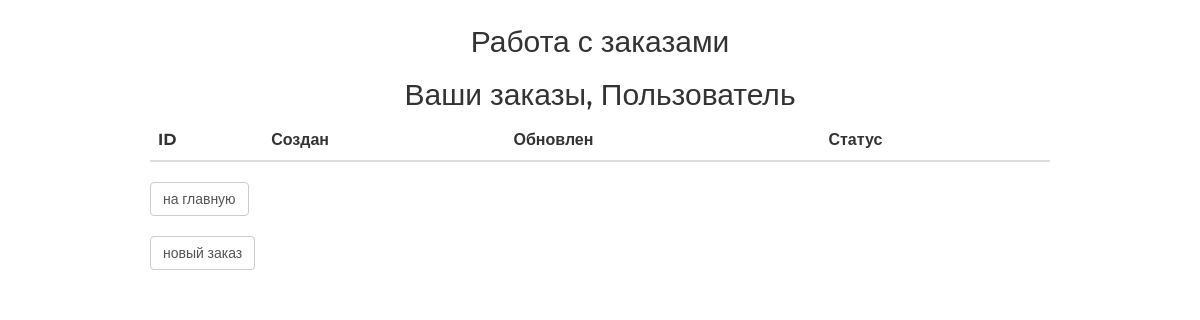
The app's page /orders/, older data.
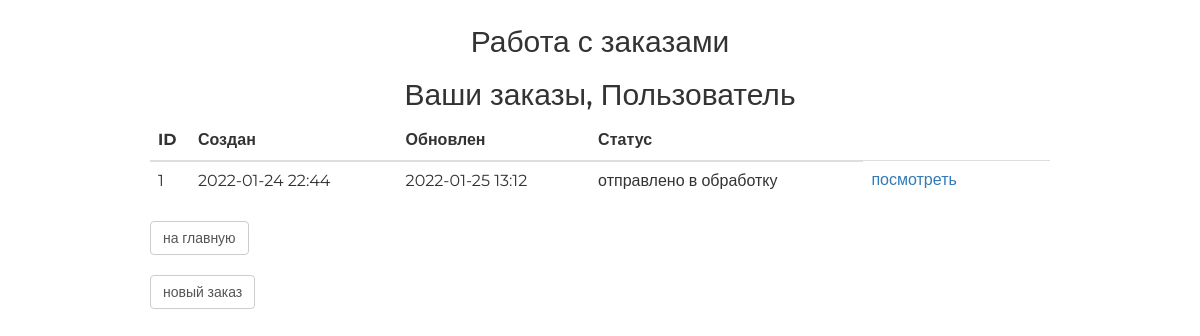
The same page, newer data.
### ordersapp/models.py (models this page shows, shortened)
class Order(models.Model):
    STATUS_FORMING = 'FM'
    STATUS_SENT_TO_PROCEED = 'STP'
    STATUS_PROCEEDED = 'PRD'
    STATUS_PAID = 'PD'
    STATUS_CANCELLED = 'CNL'
    STATUS_DONE = 'DN'
    STATUSES = (
        (STATUS_FORMING, 'формируется'),
        (STATUS_SENT_TO_PROCEED, 'отправлено в обработку'),
        (STATUS_PROCEEDED, 'обработано'),
        (STATUS_PAID, 'оплачено'),
        (STATUS_CANCELLED, 'отменено'),
        (STATUS_DONE, 'завершено')
    )
    user = models.ForeignKey(settings.AUTH_USER_MODEL, on_delete=models.CASCADE)
    status = models.CharField(choices=STATUSES, default=STATUS_FORMING, max_length=3)
    is_active = models.BooleanField(default=True)
    created_at = models.DateTimeField(auto_now_add=True)
    updated_at = models.DateTimeField(auto_now=True)
    class Meta:
        verbose_name = 'заказ'
        verbose_name_plural = 'заказы'

### ordersapp/views.py (the view)
# urls.py: path('', ordersapp.OrderListView.as_view(), name='list'),
class OrderListView(ListView):
    model = Order
    def get_queryset(self):
        return super().get_queryset().filter(is_active=True)

### mainapp/context_processors.py (called while the page is built)
def basket(request):
    print(f'context processor basket works')
    basket = []
    if request.user.is_authenticated:
        basket = Basket.objects.filter(user=request.user)
    basket = []
    if request.user.is_authenticated:
        basket = Basket.objects.filter(user=request.user)
    return {
        'basket': basket,
    }

### ordersapp/templates/ordersapp/order_list.html (shortened to what this page needs)
{% extends 'ordersapp/base.html' %}
{% load static %}
{% block content %}
<div class="h2 text-center head">
       Ваши заказы,
       {% if user.first_name %}
           {{ user.first_name|title}}
       {% else %}
           Пользователь
       {% endif %}
   </div>
   <table class="table orders_list">
       <thead>
         <tr>
           <th>ID</th>
           <th>Создан</th>
           <th>Обновлен</th>
           <th>Статус</th>
         </tr>
       </thead>
       <tbody>
           {% for item in object_list %}
               {% if item.is_active %}
               <tr>
                   <td class="td1 orders_list">{{ item.pk }}</td>
                   <td>{{ item.created_at|date:"Y-m-d H:i" }}</td>
                   <td>{{ item.updated_at|date:"Y-m-d H:i" }}</td>
                   <td>{{ item.get_status_display }}</td>
                   <td>
                       <a href="{% url 'ordersapp:read' item.pk %}">
                           посмотреть
                       </a>
                   </td>
                   <td>
                   </td>
                   <td>
                   </td>
               </tr>
               {% endif %}
           {% endfor %}
       </tbody>
   </table>
   <button class="btn btn-default btn-round">
       <a href="{% url 'index' %}">на главную</a>
   </button>
    <br>
    <br>
   <button class="btn btn-default btn-round">
       <a href="{% url 'ordersapp:create' %}">новый заказ</a>
   </button>
{% endblock %}

Row changes from the older to the newer data that the page shows:
added Order: pk "1", created_at "2022-01-24 22:44", updated_at "2022-01-25 13:12", status "отправлено в обработку"
